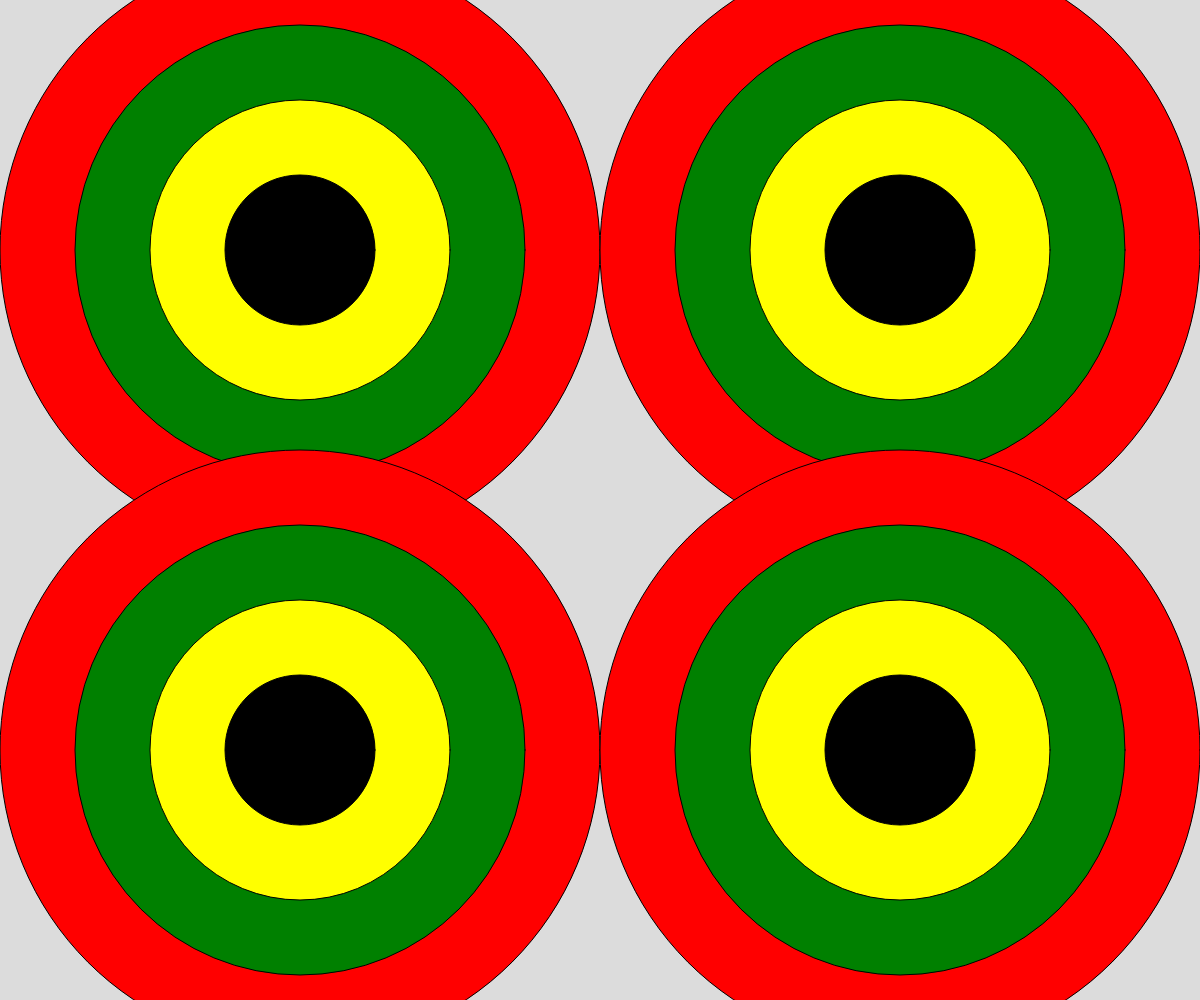
Frame 1 (no input)
Frame 60 (no input): identical to frame 1, image omitted
Frame 120 (the mouse pressed at the canvas centre since frame 60): identical to frame 1, image omitted

The p5.js sketch that drew this single still picture (run headless with seeded random() and noise() and a simulated clock; from frame 60 on, the mouse is pressed at the canvas centre):

// p5.js sketch
// ── sketch.js
let w;
let h;
let x;
let y;
function setup() {
  createCanvas(windowWidth, windowHeight);
}
function draw() {
  background(220);
  w = windowWidth / 2
  h = windowHeight / 2
  x = w/2
  y = h/2
  drawBulleye()
  x = w/2 + w
  y = h/2
  drawBulleye()
  x = w/2 
  y = h/2 + h
  drawBulleye()
  x = w/2 + w
  y = h/2 + h
  drawBulleye()
}
function drawBulleye() {
  // circle(x, y, d)
  fill('red')
  // circle(200, 200, 400)
  circle(x, y, w)
  fill('green')
  // circle(200, 200, 300 )
  circle(x, y, w * 0.75)
  fill('yellow')
  // circle(200, 200, 200)
  circle(x, y, w * 200 / 400)
  fill('black');
  // circle(200, 200, 100)
  circle(x, y, w * 100 / 400)
}
